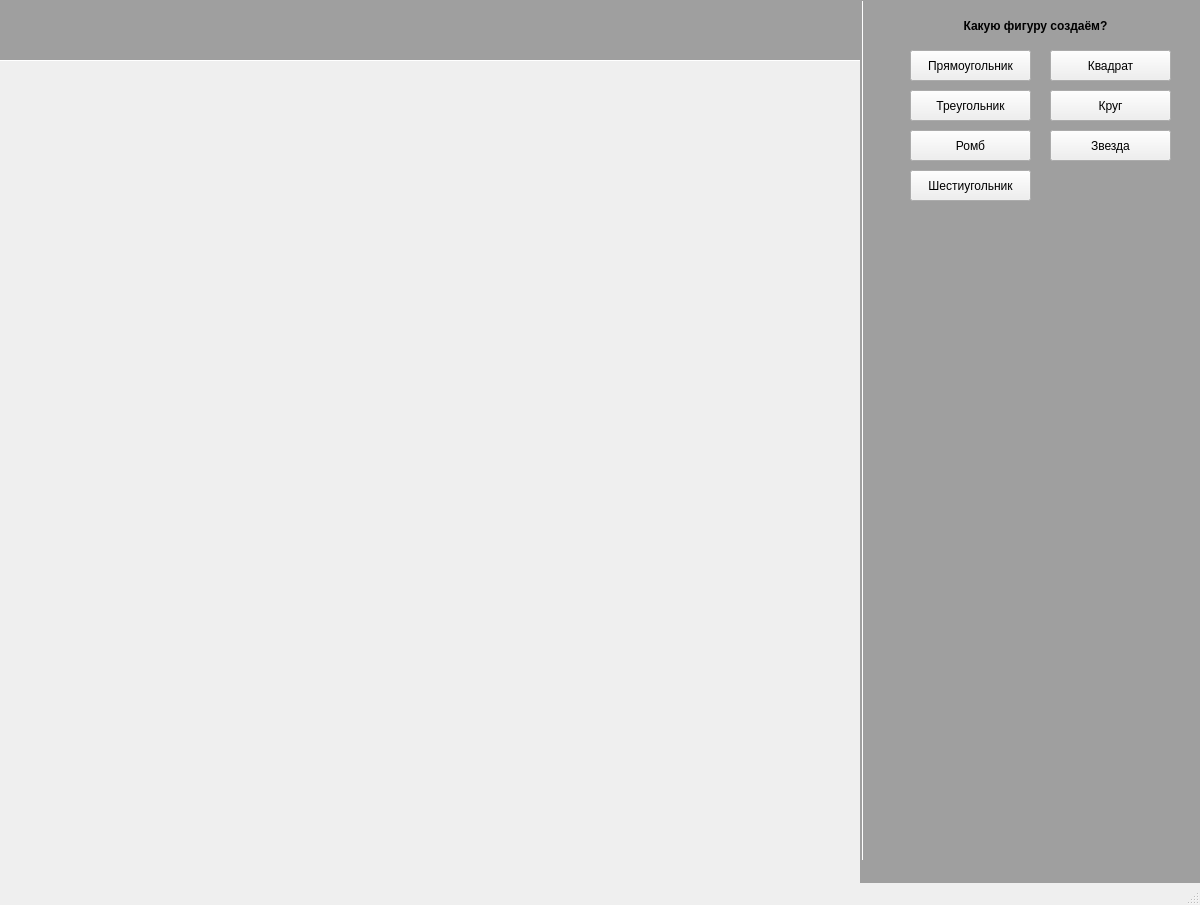
<?xml version="1.0" encoding="UTF-8"?>
<ui version="4.0">
 <class>MainWindow</class>
 <widget class="QMainWindow" name="MainWindow">
  <property name="geometry">
   <rect>
    <x>0</x>
    <y>0</y>
    <width>1200</width>
    <height>905</height>
   </rect>
  </property>
  <property name="windowTitle">
   <string>MainWindow</string>
  </property>
  <widget class="QWidget" name="centralwidget">
   <widget class="QPushButton" name="pryamougol">
    <property name="geometry">
     <rect>
      <x>910</x>
      <y>50</y>
      <width>121</width>
      <height>31</height>
     </rect>
    </property>
    <property name="text">
     <string>Прямоугольник</string>
    </property>
   </widget>
   <widget class="QLabel" name="label">
    <property name="geometry">
     <rect>
      <x>920</x>
      <y>10</y>
      <width>231</width>
      <height>31</height>
     </rect>
    </property>
    <property name="font">
     <font>
      <italic>false</italic>
      <bold>true</bold>
      <underline>false</underline>
     </font>
    </property>
    <property name="layoutDirection">
     <enum>Qt::LeftToRight</enum>
    </property>
    <property name="text">
     <string>Какую фигуру создаём?</string>
    </property>
    <property name="alignment">
     <set>Qt::AlignCenter</set>
    </property>
   </widget>
   <widget class="QLabel" name="label_2">
    <property name="geometry">
     <rect>
      <x>10</x>
      <y>0</y>
      <width>841</width>
      <height>51</height>
     </rect>
    </property>
    <property name="font">
     <font>
      <italic>false</italic>
      <bold>true</bold>
      <underline>false</underline>
      <strikeout>false</strikeout>
      <kerning>true</kerning>
     </font>
    </property>
    <property name="text">
     <string/>
    </property>
   </widget>
   <widget class="QPushButton" name="kvadrat">
    <property name="geometry">
     <rect>
      <x>1050</x>
      <y>50</y>
      <width>121</width>
      <height>31</height>
     </rect>
    </property>
    <property name="text">
     <string>Квадрат</string>
    </property>
   </widget>
   <widget class="Line" name="line">
    <property name="geometry">
     <rect>
      <x>822</x>
      <y>0</y>
      <width>81</width>
      <height>861</height>
     </rect>
    </property>
    <property name="orientation">
     <enum>Qt::Vertical</enum>
    </property>
   </widget>
   <widget class="QPushButton" name="treugol">
    <property name="geometry">
     <rect>
      <x>910</x>
      <y>90</y>
      <width>121</width>
      <height>31</height>
     </rect>
    </property>
    <property name="text">
     <string>Треугольник</string>
    </property>
   </widget>
   <widget class="QPushButton" name="krug">
    <property name="geometry">
     <rect>
      <x>1050</x>
      <y>90</y>
      <width>121</width>
      <height>31</height>
     </rect>
    </property>
    <property name="text">
     <string>Круг</string>
    </property>
   </widget>
   <widget class="Line" name="line_2">
    <property name="geometry">
     <rect>
      <x>-10</x>
      <y>50</y>
      <width>871</width>
      <height>20</height>
     </rect>
    </property>
    <property name="orientation">
     <enum>Qt::Horizontal</enum>
    </property>
   </widget>
   <widget class="QPushButton" name="romb">
    <property name="geometry">
     <rect>
      <x>910</x>
      <y>130</y>
      <width>121</width>
      <height>31</height>
     </rect>
    </property>
    <property name="text">
     <string>Ромб</string>
    </property>
   </widget>
   <widget class="QPushButton" name="zvezda">
    <property name="geometry">
     <rect>
      <x>1050</x>
      <y>130</y>
      <width>121</width>
      <height>31</height>
     </rect>
    </property>
    <property name="text">
     <string>Звезда</string>
    </property>
   </widget>
   <widget class="QPushButton" name="shestiugol">
    <property name="geometry">
     <rect>
      <x>910</x>
      <y>170</y>
      <width>121</width>
      <height>31</height>
     </rect>
    </property>
    <property name="text">
     <string>Шестиугольник</string>
    </property>
   </widget>
   <widget class="QUndoView" name="undoView">
    <property name="geometry">
     <rect>
      <x>860</x>
      <y>-10</y>
      <width>341</width>
      <height>901</height>
     </rect>
    </property>
   </widget>
   <widget class="QUndoView" name="undoView_2">
    <property name="geometry">
     <rect>
      <x>0</x>
      <y>0</y>
      <width>861</width>
      <height>61</height>
     </rect>
    </property>
   </widget>
   <widget class="QMdiArea" name="mdiArea">
    <property name="geometry">
     <rect>
      <x>860</x>
      <y>-11</y>
      <width>341</width>
      <height>961</height>
     </rect>
    </property>
   </widget>
   <widget class="QMdiArea" name="mdiArea_2">
    <property name="geometry">
     <rect>
      <x>0</x>
      <y>0</y>
      <width>861</width>
      <height>61</height>
     </rect>
    </property>
   </widget>
   <zorder>undoView_2</zorder>
   <zorder>mdiArea_2</zorder>
   <zorder>undoView</zorder>
   <zorder>mdiArea</zorder>
   <zorder>pryamougol</zorder>
   <zorder>label</zorder>
   <zorder>label_2</zorder>
   <zorder>kvadrat</zorder>
   <zorder>line</zorder>
   <zorder>treugol</zorder>
   <zorder>krug</zorder>
   <zorder>line_2</zorder>
   <zorder>romb</zorder>
   <zorder>zvezda</zorder>
   <zorder>shestiugol</zorder>
  </widget>
  <widget class="QMenuBar" name="menubar">
   <property name="geometry">
    <rect>
     <x>0</x>
     <y>0</y>
     <width>1200</width>
     <height>22</height>
    </rect>
   </property>
  </widget>
  <widget class="QStatusBar" name="statusbar"/>
 </widget>
 <resources/>
 <connections/>
</ui>
